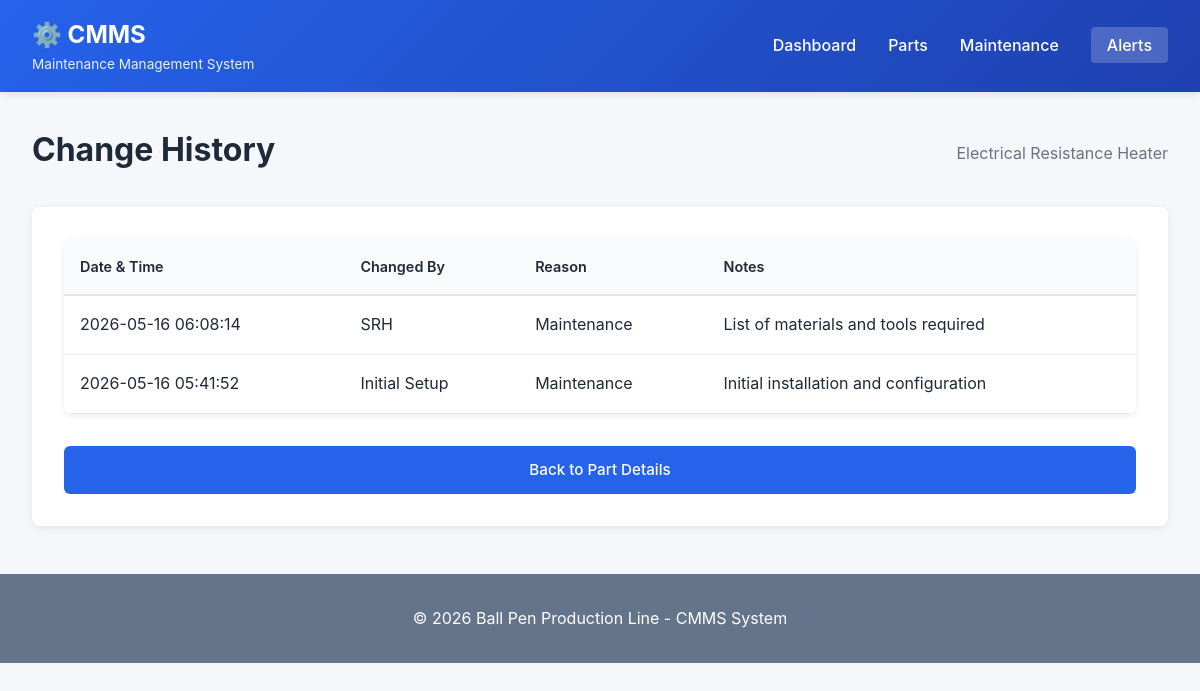
Screenshot of /history/2 with the database file from the repository.
### tables this page shows
CREATE TABLE parts (
                id INTEGER PRIMARY KEY AUTOINCREMENT,
                name TEXT NOT NULL UNIQUE,
                description TEXT,
                location TEXT,
                part_number TEXT,
                created_at TIMESTAMP DEFAULT CURRENT_TIMESTAMP
            );

CREATE TABLE change_history (
                id INTEGER PRIMARY KEY AUTOINCREMENT,
                part_id INTEGER NOT NULL,
                changed_by TEXT NOT NULL,
                changed_at TIMESTAMP DEFAULT CURRENT_TIMESTAMP,
                reason TEXT,
                notes TEXT
            );

### cmms_app.py (the view)
@app.route('/history/<int:part_id>')
def view_history(part_id):
    db = get_db()
    part = db.get_part(part_id)
    if not part:
        flash('Part not found', 'error')
        return redirect(url_for('parts'))
    history = db.get_change_history(part_id)
    return render_template('history.html', part=part, history=history)

### cmms_app.py (called while the page is built)
def get_db():
    db = getattr(g, '_database', None)
    if db is None:
        db = g._database = CMmsDatabase()
    return db

### cmms_database.py (called while the page is built)
    def init_db(self):
        self.conn = sqlite3.connect(self.db_path)
        self.conn.row_factory = sqlite3.Row
        self.cursor = self.conn.cursor()
        self.create_tables()

    def close(self):
        if self.conn:
            self.conn.close()

    def get_part(self, part_id):
        self.cursor.execute('SELECT * FROM parts WHERE id = ?', (part_id,))
        return self.cursor.fetchone()

    def get_change_history(self, part_id):
        self.cursor.execute('''
            SELECT * FROM change_history
            WHERE part_id = ?
            ORDER BY changed_at DESC
        ''', (part_id,))
        return self.cursor.fetchall()

### templates/history.html (shortened to what this page needs)
{% extends "base.html" %}
{% block content %}
<div class="page-header">
    <h2>Change History</h2>
    <p class="subtitle">{{ part.name }}</p>
</div>
<div class="section">
    {% if history %}
    <table class="data-table">
        <thead>
            <tr>
                <th>Date & Time</th>
                <th>Changed By</th>
                <th>Reason</th>
                <th>Notes</th>
            </tr>
        </thead>
        <tbody>
            {% for change in history %}
            <tr>
                <td>{{ change.changed_at }}</td>
                <td>{{ change.changed_by }}</td>
                <td>{{ change.reason }}</td>
                <td>{{ change.notes or '-' }}</td>
            </tr>
            {% endfor %}
        </tbody>
    </table>
    {% else %}
    <div class="empty-state">
        <h3>No change history available</h3>
        <p>Changes will be recorded here when maintenance is performed.</p>
    </div>
    {% endif %}
    <div class="action-buttons">
        <a href="{{ url_for('view_part', part_id=part.id) }}" class="btn btn-primary">Back to Part Details</a>
    </div>
</div>
{% endblock %}

### static/style.css (style rules this page uses)
:root { --primary: #2563eb; --primary-dark: #1e40af; --secondary: #64748b; --success: #10b981; --warning: #f59e0b; --danger: #ef4444; --info: #3b82f6; --light: #f8fafc; --border: #e2e8f0; --text: #1f2937; --text-light: #6b7280; }
* { margin: 0; padding: 0; box-sizing: border-box; }
body { font-family: -apple-system, BlinkMacSystemFont, 'Segoe UI', Roboto, Oxygen, Ubuntu, Cantarell, sans-serif; line-height: 1.6; color: var(--text); background: #f5f7fa; }
.page-header { display: flex; justify-content: space-between; align-items: center; margin-bottom: 2rem; }
.page-header h2 { font-size: 2rem; color: var(--text); }
.subtitle { color: var(--text-light); margin: 0.5rem 0 0 0; }
.btn { display: inline-block; padding: 0.75rem 1.5rem; border-radius: 6px; text-decoration: none; border: none; cursor: pointer; font-weight: 500; transition: all 0.3s; font-size: 0.95rem; }
.btn-primary { background: var(--primary); color: white; }
.data-table { width: 100%; border-collapse: collapse; background: white; border-radius: 8px; overflow: hidden; box-shadow: 0 2px 8px rgba(0,0,0,0.08); }
.data-table thead { background: var(--light); border-bottom: 2px solid var(--border); }
.data-table th { padding: 1rem; text-align: left; font-weight: 600; color: var(--text); font-size: 0.9rem; }
.data-table td { padding: 1rem; border-bottom: 1px solid var(--border); }
.section { background: white; border-radius: 8px; padding: 2rem; margin: 2rem 0; box-shadow: 0 2px 8px rgba(0,0,0,0.08); }
.action-buttons { display: flex; gap: 1rem; margin-top: 2rem; }
.action-buttons .btn { flex: 1; text-align: center; }

### rows the page displays
parts: name "Electrical Resistance Heater"
change_history: changed_at "2026-05-16 06:08:14", changed_by "SRH", reason "Maintenance", notes "List of materials and tools required"
change_history: changed_at "2026-05-16 05:41:52", changed_by "Initial Setup", reason "Maintenance", notes "Initial installation and configuration"
